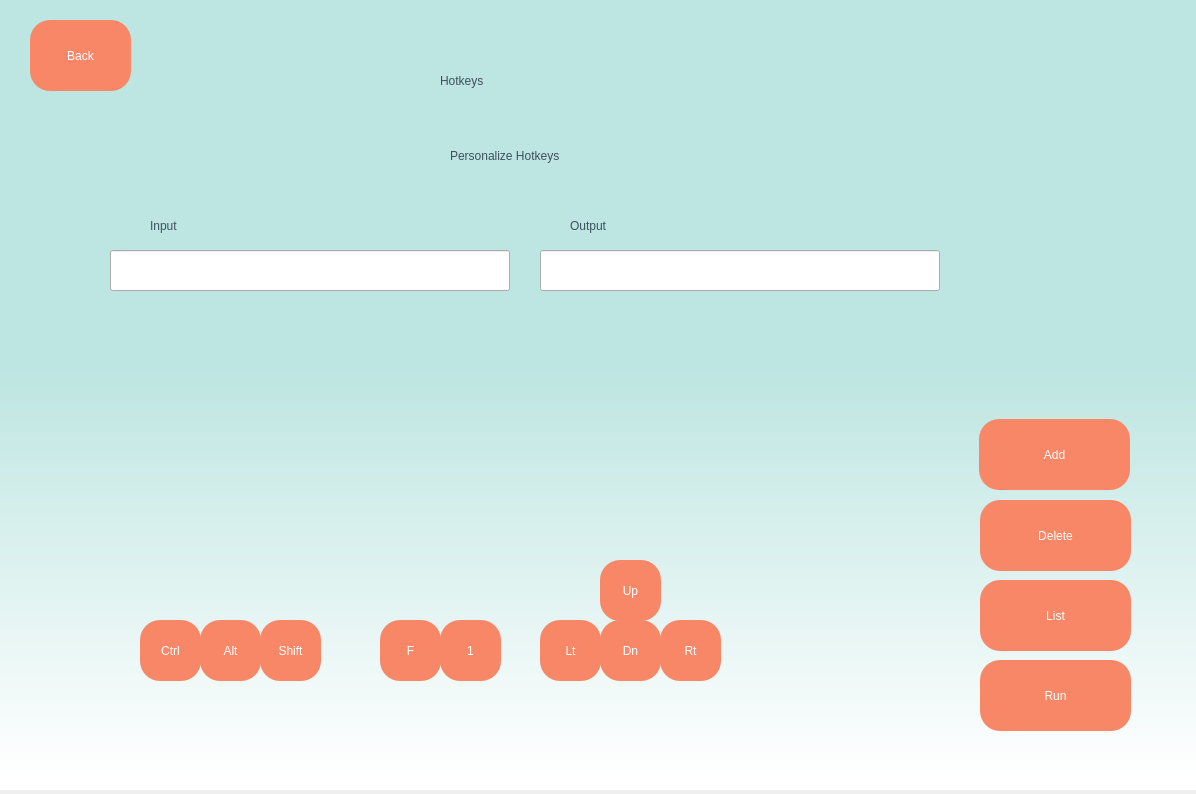
<?xml version="1.0" encoding="UTF-8"?>
<ui version="4.0">
 <class>Dialog</class>
 <widget class="QDialog" name="Dialog">
  <property name="geometry">
   <rect>
    <x>0</x>
    <y>0</y>
    <width>1196</width>
    <height>794</height>
   </rect>
  </property>
  <property name="windowTitle">
   <string>Dialog</string>
  </property>
  <widget class="QWidget" name="edithk_widget" native="true">
   <property name="geometry">
    <rect>
     <x>0</x>
     <y>-10</y>
     <width>1200</width>
     <height>800</height>
    </rect>
   </property>
   <property name="styleSheet">
    <string notr="true">QWidget#edithk_widget{
background-color:qlineargradient(spread:pad, x1:0.977409, y1:0.069, x2:0.977318, y2:0.983, stop:0.4375 rgba(189, 229, 225, 255), stop:1 rgba(255, 255, 255, 255));}</string>
   </property>
   <widget class="QLabel" name="welcome">
    <property name="geometry">
     <rect>
      <x>440</x>
      <y>30</y>
      <width>341</width>
      <height>121</height>
     </rect>
    </property>
    <property name="styleSheet">
     <string notr="true">color:rgb(63, 79, 95);
font: 72pt &quot;MS Shell Dlg 2&quot;;</string>
    </property>
    <property name="text">
     <string>Hotkeys</string>
    </property>
   </widget>
   <widget class="QLabel" name="label_2">
    <property name="geometry">
     <rect>
      <x>450</x>
      <y>140</y>
      <width>311</width>
      <height>51</height>
     </rect>
    </property>
    <property name="styleSheet">
     <string notr="true">color:rgb(63, 79, 95);
font: 26pt &quot;MS Shell Dlg 2&quot;;</string>
    </property>
    <property name="text">
     <string>Personalize Hotkeys</string>
    </property>
   </widget>
   <widget class="QPushButton" name="add_btn">
    <property name="geometry">
     <rect>
      <x>979</x>
      <y>429</y>
      <width>151</width>
      <height>71</height>
     </rect>
    </property>
    <property name="styleSheet">
     <string notr="true">border-radius:20px;
color:white;
font: 16pt &quot;MS Shell Dlg 2&quot;;
background-color:rgb(248, 135, 103);</string>
    </property>
    <property name="text">
     <string>Add</string>
    </property>
   </widget>
   <widget class="QPushButton" name="ctrl_key">
    <property name="geometry">
     <rect>
      <x>140</x>
      <y>630</y>
      <width>61</width>
      <height>61</height>
     </rect>
    </property>
    <property name="styleSheet">
     <string notr="true">border-radius:20px;
color:white;
font: 12pt &quot;MS Shell Dlg 2&quot;;
background-color:rgb(248, 135, 103);</string>
    </property>
    <property name="text">
     <string>Ctrl</string>
    </property>
   </widget>
   <widget class="QPushButton" name="alt_key">
    <property name="geometry">
     <rect>
      <x>200</x>
      <y>630</y>
      <width>61</width>
      <height>61</height>
     </rect>
    </property>
    <property name="styleSheet">
     <string notr="true">border-radius:20px;
color:white;
font: 12pt &quot;MS Shell Dlg 2&quot;;
background-color:rgb(248, 135, 103);</string>
    </property>
    <property name="text">
     <string>Alt</string>
    </property>
   </widget>
   <widget class="QPushButton" name="shift_key">
    <property name="geometry">
     <rect>
      <x>260</x>
      <y>630</y>
      <width>61</width>
      <height>61</height>
     </rect>
    </property>
    <property name="styleSheet">
     <string notr="true">border-radius:20px;
color:white;
font: 12pt &quot;MS Shell Dlg 2&quot;;
background-color:rgb(248, 135, 103);</string>
    </property>
    <property name="text">
     <string>Shift</string>
    </property>
   </widget>
   <widget class="QPushButton" name="F_key">
    <property name="geometry">
     <rect>
      <x>380</x>
      <y>630</y>
      <width>61</width>
      <height>61</height>
     </rect>
    </property>
    <property name="styleSheet">
     <string notr="true">border-radius:20px;
color:white;
font: 12pt &quot;MS Shell Dlg 2&quot;;
background-color:rgb(248, 135, 103);</string>
    </property>
    <property name="text">
     <string>F</string>
    </property>
   </widget>
   <widget class="QPushButton" name="num1_key">
    <property name="geometry">
     <rect>
      <x>440</x>
      <y>630</y>
      <width>61</width>
      <height>61</height>
     </rect>
    </property>
    <property name="styleSheet">
     <string notr="true">border-radius:20px;
color:white;
font: 12pt &quot;MS Shell Dlg 2&quot;;
background-color:rgb(248, 135, 103);</string>
    </property>
    <property name="text">
     <string>1</string>
    </property>
   </widget>
   <widget class="QPushButton" name="del_btn">
    <property name="geometry">
     <rect>
      <x>980</x>
      <y>510</y>
      <width>151</width>
      <height>71</height>
     </rect>
    </property>
    <property name="styleSheet">
     <string notr="true">border-radius:20px;
color:white;
font: 16pt &quot;MS Shell Dlg 2&quot;;
background-color:rgb(248, 135, 103);</string>
    </property>
    <property name="text">
     <string>Delete</string>
    </property>
   </widget>
   <widget class="QPushButton" name="F_key_2">
    <property name="geometry">
     <rect>
      <x>600</x>
      <y>570</y>
      <width>61</width>
      <height>61</height>
     </rect>
    </property>
    <property name="styleSheet">
     <string notr="true">border-radius:20px;
color:white;
font: 12pt &quot;MS Shell Dlg 2&quot;;
background-color:rgb(248, 135, 103);</string>
    </property>
    <property name="text">
     <string>Up</string>
    </property>
   </widget>
   <widget class="QPushButton" name="F_key_3">
    <property name="geometry">
     <rect>
      <x>600</x>
      <y>630</y>
      <width>61</width>
      <height>61</height>
     </rect>
    </property>
    <property name="styleSheet">
     <string notr="true">border-radius:20px;
color:white;
font: 12pt &quot;MS Shell Dlg 2&quot;;
background-color:rgb(248, 135, 103);</string>
    </property>
    <property name="text">
     <string>Dn</string>
    </property>
   </widget>
   <widget class="QPushButton" name="F_key_4">
    <property name="geometry">
     <rect>
      <x>660</x>
      <y>630</y>
      <width>61</width>
      <height>61</height>
     </rect>
    </property>
    <property name="styleSheet">
     <string notr="true">border-radius:20px;
color:white;
font: 12pt &quot;MS Shell Dlg 2&quot;;
background-color:rgb(248, 135, 103);</string>
    </property>
    <property name="text">
     <string>Rt</string>
    </property>
   </widget>
   <widget class="QPushButton" name="F_key_5">
    <property name="geometry">
     <rect>
      <x>540</x>
      <y>630</y>
      <width>61</width>
      <height>61</height>
     </rect>
    </property>
    <property name="styleSheet">
     <string notr="true">border-radius:20px;
color:white;
font: 12pt &quot;MS Shell Dlg 2&quot;;
background-color:rgb(248, 135, 103);</string>
    </property>
    <property name="text">
     <string>Lt</string>
    </property>
   </widget>
   <widget class="QPushButton" name="run_btn">
    <property name="geometry">
     <rect>
      <x>980</x>
      <y>590</y>
      <width>151</width>
      <height>71</height>
     </rect>
    </property>
    <property name="styleSheet">
     <string notr="true">border-radius:20px;
color:white;
font: 16pt &quot;MS Shell Dlg 2&quot;;
background-color:rgb(248, 135, 103);</string>
    </property>
    <property name="text">
     <string>List</string>
    </property>
   </widget>
   <widget class="QPushButton" name="back_btn">
    <property name="geometry">
     <rect>
      <x>30</x>
      <y>30</y>
      <width>101</width>
      <height>71</height>
     </rect>
    </property>
    <property name="styleSheet">
     <string notr="true">border-radius:20px;
color:white;
font: 16pt &quot;MS Shell Dlg 2&quot;;
background-color:rgb(248, 135, 103);</string>
    </property>
    <property name="text">
     <string>Back</string>
    </property>
   </widget>
   <widget class="QLineEdit" name="lineEdit">
    <property name="geometry">
     <rect>
      <x>110</x>
      <y>260</y>
      <width>400</width>
      <height>41</height>
     </rect>
    </property>
   </widget>
   <widget class="QLineEdit" name="lineEdit_2">
    <property name="geometry">
     <rect>
      <x>540</x>
      <y>260</y>
      <width>400</width>
      <height>41</height>
     </rect>
    </property>
   </widget>
   <widget class="QPushButton" name="run_btn_2">
    <property name="geometry">
     <rect>
      <x>980</x>
      <y>670</y>
      <width>151</width>
      <height>71</height>
     </rect>
    </property>
    <property name="styleSheet">
     <string notr="true">border-radius:20px;
color:white;
font: 16pt &quot;MS Shell Dlg 2&quot;;
background-color:rgb(248, 135, 103);</string>
    </property>
    <property name="text">
     <string>Run</string>
    </property>
   </widget>
   <widget class="QLabel" name="label_3">
    <property name="geometry">
     <rect>
      <x>150</x>
      <y>210</y>
      <width>91</width>
      <height>51</height>
     </rect>
    </property>
    <property name="styleSheet">
     <string notr="true">color:rgb(63, 79, 95);
font: 26pt &quot;MS Shell Dlg 2&quot;;</string>
    </property>
    <property name="text">
     <string>Input</string>
    </property>
   </widget>
   <widget class="QLabel" name="label_4">
    <property name="geometry">
     <rect>
      <x>570</x>
      <y>210</y>
      <width>111</width>
      <height>51</height>
     </rect>
    </property>
    <property name="styleSheet">
     <string notr="true">color:rgb(63, 79, 95);
font: 26pt &quot;MS Shell Dlg 2&quot;;</string>
    </property>
    <property name="text">
     <string>Output</string>
    </property>
   </widget>
  </widget>
 </widget>
 <resources/>
 <connections/>
</ui>
